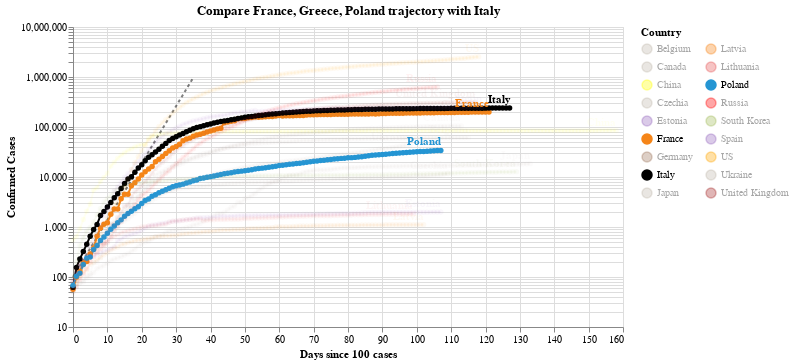

Notebook code for this chart:
### Code cell
#hide_input
chart2 = make_since_chart(dff2, ['France', 'Greece', 'Poland'], baseline_countries)
chart2

### Figure 1 — Vega-Lite specification as saved in the notebook (floating-point values rounded to 4 significant figures; data arrays with more than 128 entries replaced by an {"elided": "..."} marker saying what was removed)
{"config": {"view": {"continuousWidth": 400, "continuousHeight": 300}}, "layer": [{"data": {"name": "data-628230001892d6798b50651be41d1b3e"}, "mark": {"type": "line", "color": "black", "opacity": 0.5, "strokeDash": [3, 3]}, "encoding": {"x": {"type": "quantitative", "field": "Days since 100 cases"}, "y": {"type": "quantitative", "field": "Confirmed Cases"}}}, {"data": {"name": "data-e69fc598505eec902c0cae72c75fc2c7"}, "mark": {"type": "line", "point": true}, "encoding": {"color": {"type": "nominal", "field": "Country", "legend": {"columns": 2}, "scale": {"domain": ["Belgium", "Canada", "China", "Czechia", "Estonia", "France", "Germany", "Italy", "Japan", "Latvia", "Lithuania", "Poland", "Russia", "South Korea", "Spain", "US", "Ukraine", "United Kingdom"], "range": ["#C1B7AD", "#C1B7AD", "yellow", "#C1B7AD", "#9467bd", "#F58518", "#9D755D", "black", "#C1B7AD", "#F58518", "#E45756", "#2495D3", "red", "#A1BA59", "#9467bd", "orange", "#C1B7AD", "brown"]}}, "opacity": {"condition": {"value": 1, "selection": "selector006"}, "value": 0.05}, "tooltip": [{"type": "nominal", "field": "Country"}, {"type": "temporal", "field": "Date"}, {"type": "quantitative", "field": "Confirmed Cases"}, {"type": "quantitative", "field": "Days since 100 cases"}], "x": {"type": "quantitative", "field": "Days since 100 cases"}, "y": {"type": "quantitative", "field": "Confirmed Cases", "scale": {"type": "log"}}}, "selection": {"selector006": {"type": "multi", "fields": ["Country"], "bind": "legend", "init": [{"Country": "France"}, {"Country": "Greece"}, {"Country": "Poland"}, {"Country": "Italy"}]}}, "width": 550}, {"data": {"name": "data-e69fc598505eec902c0cae72c75fc2c7"}, "mark": {"type": "text", "align": "right", "dy": -8, "fontWeight": "bold"}, "encoding": {"color": {"type": "nominal", "field": "Country", "legend": {"columns": 2}, "scale": {"domain": ["Belgium", "Canada", "China", "Czechia", "Estonia", "France", "Germany", "Italy", "Japan", "Latvia", "Lithuania", "Poland", "Russia", "South Korea", "Spain", "US", "Ukraine", "United Kingdom"], "range": ["#C1B7AD", "#C1B7AD", "yellow", "#C1B7AD", "#9467bd", "#F58518", "#9D755D", "black", "#C1B7AD", "#F58518", "#E45756", "#2495D3", "red", "#A1BA59", "#9467bd", "orange", "#C1B7AD", "brown"]}}, "opacity": {"condition": {"value": 1, "selection": "selector006"}, "value": 0.05}, "text": {"type": "nominal", "field": "Country"}, "tooltip": [{"type": "nominal", "field": "Country"}, {"type": "temporal", "field": "Date"}, {"type": "quantitative", "field": "Confirmed Cases"}, {"type": "quantitative", "field": "Days since 100 cases"}], "x": {"type": "quantitative", "field": "Days since 100 cases"}, "y": {"type": "quantitative", "field": "Confirmed Cases", "scale": {"type": "log"}}}, "transform": [{"filter": "(datum['Date'] >= 1593302400000)"}], "width": 550}], "title": "Compare France, Greece, Poland trajectory with Italy", "$schema": "https://vega.github.io/schema/vega-lite/v4.0.2.json", "datasets": {"data-628230001892d6798b50651be41d1b3e": [{"Days since 100 cases": 0, "Confirmed Cases": 100.0}, {"Days since 100 cases": 1, "Confirmed Cases": 130.0}, {"Days since 100 cases": 2, "Confirmed Cases": 169.0}, {"Days since 100 cases": 3, "Confirmed Cases": 219.7}, {"Days since 100 cases": 4, "Confirmed Cases": 285.6}, {"Days since 100 cases": 5, "Confirmed Cases": 371.3}, {"Days since 100 cases": 6, "Confirmed Cases": 482.7}, {"Days since 100 cases": 7, "Confirmed Cases": 627.5}, {"Days since 100 cases": 8, "Confirmed Cases": 815.7}, {"Days since 100 cases": 9, "Confirmed Cases": 1060.0}, {"Days since 100 cases": 10, "Confirmed Cases": 1379.0}, {"Days since 100 cases": 11, "Confirmed Cases": 1792.0}, {"Days since 100 cases": 12, "Confirmed Cases": 2330.0}, {"Days since 100 cases": 13, "Confirmed Cases": 3029.0}, {"Days since 100 cases": 14, "Confirmed Cases": 3937.0}, {"Days since 100 cases": 15, "Confirmed Cases": 5119.0}, {"Days since 100 cases": 16, "Confirmed Cases": 6654.0}, {"Days since 100 cases": 17, "Confirmed Cases": 8650.0}, {"Days since 100 cases": 18, "Confirmed Cases": 11250.0}, {"Days since 100 cases": 19, "Confirmed Cases": 14620.0}, {"Days since 100 cases": 20, "Confirmed Cases": 19000.0}, {"Days since 100 cases": 21, "Confirmed Cases": 24710.0}, {"Days since 100 cases": 22, "Confirmed Cases": 32120.0}, {"Days since 100 cases": 23, "Confirmed Cases": 41750.0}, {"Days since 100 cases": 24, "Confirmed Cases": 54280.0}, {"Days since 100 cases": 25, "Confirmed Cases": 70560.0}, {"Days since 100 cases": 26, "Confirmed Cases": 91730.0}, {"Days since 100 cases": 27, "Confirmed Cases": 119300.0}, {"Days since 100 cases": 28, "Confirmed Cases": 155000.0}, {"Days since 100 cases": 29, "Confirmed Cases": 201500.0}, {"Days since 100 cases": 30, "Confirmed Cases": 262000.0}, {"Days since 100 cases": 31, "Confirmed Cases": 340600.0}, {"Days since 100 cases": 32, "Confirmed Cases": 442800.0}, {"Days since 100 cases": 33, "Confirmed Cases": 575600.0}, {"Days since 100 cases": 34, "Confirmed Cases": 748300.0}, {"Days since 100 cases": 35, "Confirmed Cases": 972800.0}], "data-e69fc598505eec902c0cae72c75fc2c7": {"elided": "2116 records"}}}
